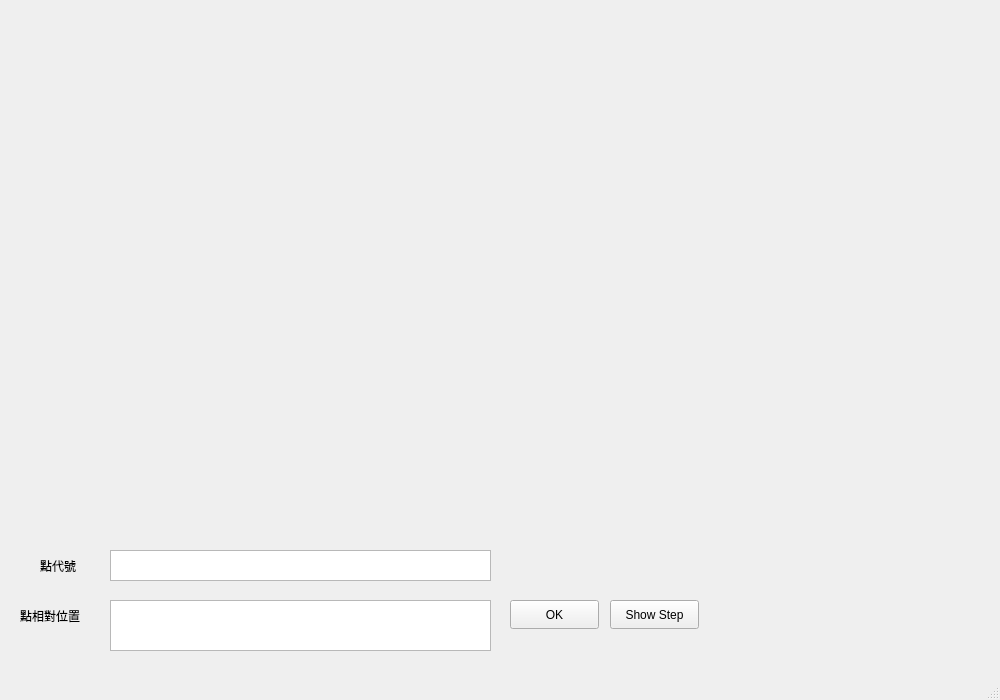
<?xml version="1.0" encoding="UTF-8"?>
<ui version="4.0">
 <class>MainWindow</class>
 <widget class="QMainWindow" name="MainWindow">
  <property name="geometry">
   <rect>
    <x>0</x>
    <y>0</y>
    <width>1000</width>
    <height>700</height>
   </rect>
  </property>
  <property name="windowTitle">
   <string>MainWindow</string>
  </property>
  <widget class="QWidget" name="centralwidget">
   <widget class="QTextEdit" name="nodeEdit">
    <property name="geometry">
     <rect>
      <x>110</x>
      <y>550</y>
      <width>381</width>
      <height>31</height>
     </rect>
    </property>
   </widget>
   <widget class="QTextEdit" name="edgeEdit">
    <property name="geometry">
     <rect>
      <x>110</x>
      <y>600</y>
      <width>381</width>
      <height>51</height>
     </rect>
    </property>
   </widget>
   <widget class="QLabel" name="label">
    <property name="geometry">
     <rect>
      <x>40</x>
      <y>550</y>
      <width>51</width>
      <height>31</height>
     </rect>
    </property>
    <property name="text">
     <string>點代號</string>
    </property>
   </widget>
   <widget class="QLabel" name="label_2">
    <property name="geometry">
     <rect>
      <x>20</x>
      <y>600</y>
      <width>81</width>
      <height>31</height>
     </rect>
    </property>
    <property name="text">
     <string>點相對位置</string>
    </property>
   </widget>
   <widget class="QPushButton" name="okButton">
    <property name="geometry">
     <rect>
      <x>510</x>
      <y>600</y>
      <width>89</width>
      <height>29</height>
     </rect>
    </property>
    <property name="text">
     <string>OK</string>
    </property>
   </widget>
   <widget class="QPushButton" name="stepButton">
    <property name="geometry">
     <rect>
      <x>610</x>
      <y>600</y>
      <width>89</width>
      <height>29</height>
     </rect>
    </property>
    <property name="text">
     <string>Show Step</string>
    </property>
   </widget>
  </widget>
  <widget class="QMenuBar" name="menubar">
   <property name="geometry">
    <rect>
     <x>0</x>
     <y>0</y>
     <width>1000</width>
     <height>25</height>
    </rect>
   </property>
  </widget>
  <widget class="QStatusBar" name="statusbar"/>
 </widget>
 <resources/>
 <connections/>
</ui>
